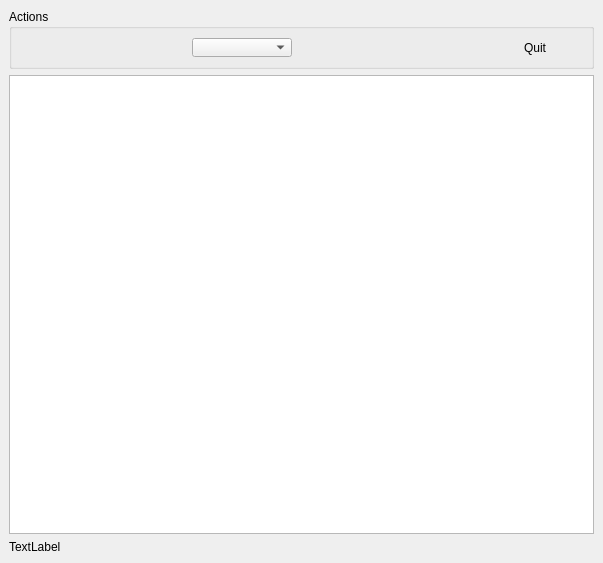
<?xml version="1.0" encoding="UTF-8"?>
<ui version="4.0">
 <class>PreviewDialog</class>
 <widget class="QDialog" name="PreviewDialog">
  <property name="windowModality">
   <enum>Qt::WindowModal</enum>
  </property>
  <property name="geometry">
   <rect>
    <x>0</x>
    <y>0</y>
    <width>603</width>
    <height>563</height>
   </rect>
  </property>
  <property name="windowTitle">
   <string>Dialog</string>
  </property>
  <layout class="QVBoxLayout">
   <property name="spacing">
    <number>6</number>
   </property>
   <property name="margin">
    <number>9</number>
   </property>
   <item>
    <widget class="QGroupBox" name="groupBox">
     <property name="sizePolicy">
      <sizepolicy hsizetype="MinimumExpanding" vsizetype="Fixed">
       <horstretch>0</horstretch>
       <verstretch>0</verstretch>
      </sizepolicy>
     </property>
     <property name="maximumSize">
      <size>
       <width>16777215</width>
       <height>60</height>
      </size>
     </property>
     <property name="title">
      <string>Actions</string>
     </property>
     <layout class="QHBoxLayout" name="horizontalLayout">
      <item>
       <widget class="QPushButton" name="previousButton">
        <property name="sizePolicy">
         <sizepolicy hsizetype="Fixed" vsizetype="Fixed">
          <horstretch>0</horstretch>
          <verstretch>0</verstretch>
         </sizepolicy>
        </property>
        <property name="maximumSize">
         <size>
          <width>22</width>
          <height>22</height>
         </size>
        </property>
        <property name="text">
         <string/>
        </property>
        <property name="icon">
         <iconset resource="../application.qrc">
          <normaloff>:/images/previous.png</normaloff>:/images/previous.png</iconset>
        </property>
        <property name="iconSize">
         <size>
          <width>22</width>
          <height>22</height>
         </size>
        </property>
        <property name="flat">
         <bool>true</bool>
        </property>
       </widget>
      </item>
      <item>
       <widget class="QPushButton" name="nextButton">
        <property name="sizePolicy">
         <sizepolicy hsizetype="Fixed" vsizetype="Fixed">
          <horstretch>0</horstretch>
          <verstretch>0</verstretch>
         </sizepolicy>
        </property>
        <property name="maximumSize">
         <size>
          <width>22</width>
          <height>22</height>
         </size>
        </property>
        <property name="text">
         <string/>
        </property>
        <property name="icon">
         <iconset resource="../application.qrc">
          <normaloff>:/images/next.png</normaloff>:/images/next.png</iconset>
        </property>
        <property name="iconSize">
         <size>
          <width>22</width>
          <height>22</height>
         </size>
        </property>
        <property name="flat">
         <bool>true</bool>
        </property>
       </widget>
      </item>
      <item>
       <spacer>
        <property name="orientation">
         <enum>Qt::Horizontal</enum>
        </property>
        <property name="sizeType">
         <enum>QSizePolicy::Fixed</enum>
        </property>
        <property name="sizeHint" stdset="0">
         <size>
          <width>20</width>
          <height>20</height>
         </size>
        </property>
       </spacer>
      </item>
      <item>
       <widget class="QPushButton" name="rotateCcwButton">
        <property name="sizePolicy">
         <sizepolicy hsizetype="Fixed" vsizetype="Fixed">
          <horstretch>0</horstretch>
          <verstretch>0</verstretch>
         </sizepolicy>
        </property>
        <property name="maximumSize">
         <size>
          <width>22</width>
          <height>22</height>
         </size>
        </property>
        <property name="text">
         <string/>
        </property>
        <property name="icon">
         <iconset resource="../application.qrc">
          <normaloff>:/images/rotate_ccw.png</normaloff>:/images/rotate_ccw.png</iconset>
        </property>
        <property name="iconSize">
         <size>
          <width>22</width>
          <height>22</height>
         </size>
        </property>
        <property name="flat">
         <bool>true</bool>
        </property>
       </widget>
      </item>
      <item>
       <widget class="QPushButton" name="rotateCwButton">
        <property name="sizePolicy">
         <sizepolicy hsizetype="Fixed" vsizetype="Fixed">
          <horstretch>0</horstretch>
          <verstretch>0</verstretch>
         </sizepolicy>
        </property>
        <property name="maximumSize">
         <size>
          <width>22</width>
          <height>22</height>
         </size>
        </property>
        <property name="text">
         <string/>
        </property>
        <property name="icon">
         <iconset resource="../application.qrc">
          <normaloff>:/images/rotate_cw.png</normaloff>:/images/rotate_cw.png</iconset>
        </property>
        <property name="iconSize">
         <size>
          <width>22</width>
          <height>22</height>
         </size>
        </property>
        <property name="flat">
         <bool>true</bool>
        </property>
       </widget>
      </item>
      <item>
       <spacer>
        <property name="orientation">
         <enum>Qt::Horizontal</enum>
        </property>
        <property name="sizeType">
         <enum>QSizePolicy::Fixed</enum>
        </property>
        <property name="sizeHint" stdset="0">
         <size>
          <width>20</width>
          <height>20</height>
         </size>
        </property>
       </spacer>
      </item>
      <item>
       <widget class="QLabel" name="comboLabel">
        <property name="sizePolicy">
         <sizepolicy hsizetype="Fixed" vsizetype="Fixed">
          <horstretch>0</horstretch>
          <verstretch>0</verstretch>
         </sizepolicy>
        </property>
        <property name="text">
         <string/>
        </property>
        <property name="pixmap">
         <pixmap resource="../application.qrc">:/images/zoom.png</pixmap>
        </property>
       </widget>
      </item>
      <item>
       <widget class="QComboBox" name="zoomComboBox">
        <property name="sizePolicy">
         <sizepolicy hsizetype="Preferred" vsizetype="Preferred">
          <horstretch>0</horstretch>
          <verstretch>0</verstretch>
         </sizepolicy>
        </property>
        <property name="maximumSize">
         <size>
          <width>100</width>
          <height>22</height>
         </size>
        </property>
       </widget>
      </item>
      <item>
       <spacer>
        <property name="orientation">
         <enum>Qt::Horizontal</enum>
        </property>
        <property name="sizeType">
         <enum>QSizePolicy::Fixed</enum>
        </property>
        <property name="sizeHint" stdset="0">
         <size>
          <width>20</width>
          <height>20</height>
         </size>
        </property>
       </spacer>
      </item>
      <item>
       <widget class="QPushButton" name="fullScreenButton">
        <property name="sizePolicy">
         <sizepolicy hsizetype="Fixed" vsizetype="Fixed">
          <horstretch>0</horstretch>
          <verstretch>0</verstretch>
         </sizepolicy>
        </property>
        <property name="maximumSize">
         <size>
          <width>22</width>
          <height>22</height>
         </size>
        </property>
        <property name="text">
         <string/>
        </property>
        <property name="icon">
         <iconset resource="../application.qrc">
          <normaloff>:/images/window_fullscreen.png</normaloff>:/images/window_fullscreen.png</iconset>
        </property>
        <property name="iconSize">
         <size>
          <width>22</width>
          <height>22</height>
         </size>
        </property>
        <property name="flat">
         <bool>true</bool>
        </property>
       </widget>
      </item>
      <item>
       <spacer>
        <property name="orientation">
         <enum>Qt::Horizontal</enum>
        </property>
        <property name="sizeType">
         <enum>QSizePolicy::Fixed</enum>
        </property>
        <property name="sizeHint" stdset="0">
         <size>
          <width>20</width>
          <height>20</height>
         </size>
        </property>
       </spacer>
      </item>
      <item>
       <widget class="QPushButton" name="saveImageButton">
        <property name="sizePolicy">
         <sizepolicy hsizetype="Fixed" vsizetype="Fixed">
          <horstretch>0</horstretch>
          <verstretch>0</verstretch>
         </sizepolicy>
        </property>
        <property name="maximumSize">
         <size>
          <width>22</width>
          <height>22</height>
         </size>
        </property>
        <property name="text">
         <string/>
        </property>
        <property name="icon">
         <iconset resource="../application.qrc">
          <normaloff>:/images/filesave.png</normaloff>:/images/filesave.png</iconset>
        </property>
        <property name="iconSize">
         <size>
          <width>22</width>
          <height>22</height>
         </size>
        </property>
        <property name="flat">
         <bool>true</bool>
        </property>
       </widget>
      </item>
      <item>
       <widget class="QPushButton" name="saveAsButton">
        <property name="sizePolicy">
         <sizepolicy hsizetype="Fixed" vsizetype="Fixed">
          <horstretch>0</horstretch>
          <verstretch>0</verstretch>
         </sizepolicy>
        </property>
        <property name="maximumSize">
         <size>
          <width>22</width>
          <height>22</height>
         </size>
        </property>
        <property name="text">
         <string/>
        </property>
        <property name="icon">
         <iconset resource="../application.qrc">
          <normaloff>:/images/filesaveas.png</normaloff>:/images/filesaveas.png</iconset>
        </property>
        <property name="iconSize">
         <size>
          <width>22</width>
          <height>22</height>
         </size>
        </property>
        <property name="flat">
         <bool>true</bool>
        </property>
       </widget>
      </item>
      <item>
       <spacer>
        <property name="orientation">
         <enum>Qt::Horizontal</enum>
        </property>
        <property name="sizeType">
         <enum>QSizePolicy::Fixed</enum>
        </property>
        <property name="sizeHint" stdset="0">
         <size>
          <width>20</width>
          <height>20</height>
         </size>
        </property>
       </spacer>
      </item>
      <item>
       <widget class="QPushButton" name="printButton">
        <property name="sizePolicy">
         <sizepolicy hsizetype="Fixed" vsizetype="Fixed">
          <horstretch>0</horstretch>
          <verstretch>0</verstretch>
         </sizepolicy>
        </property>
        <property name="maximumSize">
         <size>
          <width>22</width>
          <height>22</height>
         </size>
        </property>
        <property name="text">
         <string/>
        </property>
        <property name="icon">
         <iconset resource="../application.qrc">
          <normaloff>:/images/print.png</normaloff>:/images/print.png</iconset>
        </property>
        <property name="iconSize">
         <size>
          <width>22</width>
          <height>22</height>
         </size>
        </property>
        <property name="flat">
         <bool>true</bool>
        </property>
       </widget>
      </item>
      <item>
       <spacer>
        <property name="orientation">
         <enum>Qt::Horizontal</enum>
        </property>
        <property name="sizeType">
         <enum>QSizePolicy::Fixed</enum>
        </property>
        <property name="sizeHint" stdset="0">
         <size>
          <width>20</width>
          <height>20</height>
         </size>
        </property>
       </spacer>
      </item>
      <item>
       <widget class="QPushButton" name="quitButton">
        <property name="maximumSize">
         <size>
          <width>80</width>
          <height>22</height>
         </size>
        </property>
        <property name="text">
         <string>Quit</string>
        </property>
        <property name="icon">
         <iconset resource="../application.qrc">
          <normaloff>:/images/exit.png</normaloff>:/images/exit.png</iconset>
        </property>
        <property name="iconSize">
         <size>
          <width>22</width>
          <height>22</height>
         </size>
        </property>
        <property name="flat">
         <bool>true</bool>
        </property>
       </widget>
      </item>
     </layout>
    </widget>
   </item>
   <item>
    <widget class="QGraphicsView" name="view"/>
   </item>
   <item>
    <widget class="QLabel" name="statusBar">
     <property name="text">
      <string>TextLabel</string>
     </property>
    </widget>
   </item>
  </layout>
 </widget>
 <resources>
  <include location="../application.qrc"/>
 </resources>
 <connections/>
</ui>
